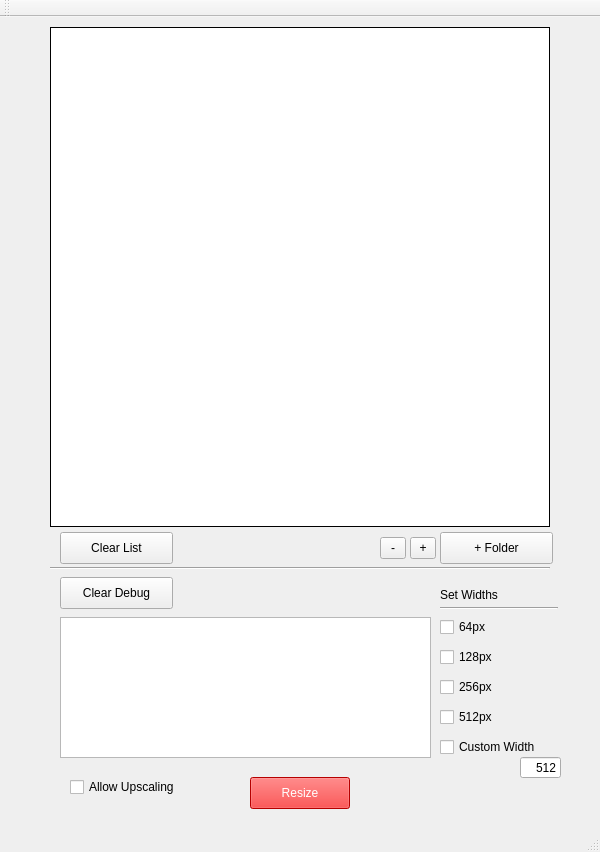
<?xml version="1.0" encoding="UTF-8"?>
<ui version="4.0">
 <class>MainWindow</class>
 <widget class="QMainWindow" name="MainWindow">
  <property name="geometry">
   <rect>
    <x>0</x>
    <y>0</y>
    <width>600</width>
    <height>852</height>
   </rect>
  </property>
  <property name="sizePolicy">
   <sizepolicy hsizetype="Fixed" vsizetype="Fixed">
    <horstretch>0</horstretch>
    <verstretch>0</verstretch>
   </sizepolicy>
  </property>
  <property name="windowTitle">
   <string>MainWindow</string>
  </property>
  <property name="styleSheet">
   <string notr="true"/>
  </property>
  <widget class="QWidget" name="centralWidget">
   <property name="sizePolicy">
    <sizepolicy hsizetype="Fixed" vsizetype="Fixed">
     <horstretch>0</horstretch>
     <verstretch>0</verstretch>
    </sizepolicy>
   </property>
   <widget class="QListWidget" name="FileList">
    <property name="geometry">
     <rect>
      <x>50</x>
      <y>10</y>
      <width>500</width>
      <height>500</height>
     </rect>
    </property>
    <property name="frameShape">
     <enum>QFrame::Box</enum>
    </property>
    <property name="frameShadow">
     <enum>QFrame::Plain</enum>
    </property>
    <property name="lineWidth">
     <number>1</number>
    </property>
    <property name="alternatingRowColors">
     <bool>true</bool>
    </property>
    <property name="selectionMode">
     <enum>QAbstractItemView::ExtendedSelection</enum>
    </property>
   </widget>
   <widget class="QPushButton" name="AddFolderButton">
    <property name="geometry">
     <rect>
      <x>440</x>
      <y>515</y>
      <width>113</width>
      <height>32</height>
     </rect>
    </property>
    <property name="text">
     <string>+ Folder</string>
    </property>
   </widget>
   <widget class="QToolButton" name="RemoveFileButton">
    <property name="geometry">
     <rect>
      <x>380</x>
      <y>520</y>
      <width>26</width>
      <height>22</height>
     </rect>
    </property>
    <property name="text">
     <string>-</string>
    </property>
    <property name="iconSize">
     <size>
      <width>16</width>
      <height>16</height>
     </size>
    </property>
    <property name="shortcut">
     <string>Backspace</string>
    </property>
   </widget>
   <widget class="QToolButton" name="AddFileButton">
    <property name="geometry">
     <rect>
      <x>410</x>
      <y>520</y>
      <width>26</width>
      <height>22</height>
     </rect>
    </property>
    <property name="text">
     <string>+</string>
    </property>
    <property name="iconSize">
     <size>
      <width>16</width>
      <height>16</height>
     </size>
    </property>
    <property name="toolButtonStyle">
     <enum>Qt::ToolButtonIconOnly</enum>
    </property>
   </widget>
   <widget class="Line" name="line">
    <property name="geometry">
     <rect>
      <x>50</x>
      <y>550</y>
      <width>500</width>
      <height>3</height>
     </rect>
    </property>
    <property name="orientation">
     <enum>Qt::Horizontal</enum>
    </property>
   </widget>
   <widget class="QLineEdit" name="NewWidth">
    <property name="enabled">
     <bool>true</bool>
    </property>
    <property name="geometry">
     <rect>
      <x>520</x>
      <y>740</y>
      <width>41</width>
      <height>21</height>
     </rect>
    </property>
    <property name="layoutDirection">
     <enum>Qt::LeftToRight</enum>
    </property>
    <property name="text">
     <string>512</string>
    </property>
    <property name="alignment">
     <set>Qt::AlignRight|Qt::AlignTrailing|Qt::AlignVCenter</set>
    </property>
   </widget>
   <widget class="QPushButton" name="ConfirmButton">
    <property name="geometry">
     <rect>
      <x>250</x>
      <y>760</y>
      <width>100</width>
      <height>32</height>
     </rect>
    </property>
    <property name="styleSheet">
     <string notr="true">.QPushButton
{
	background-color: red;
	color: white;
}</string>
    </property>
    <property name="text">
     <string>Resize</string>
    </property>
    <property name="shortcut">
     <string>Return</string>
    </property>
    <property name="flat">
     <bool>false</bool>
    </property>
   </widget>
   <widget class="QListWidget" name="DebugList">
    <property name="geometry">
     <rect>
      <x>60</x>
      <y>600</y>
      <width>371</width>
      <height>141</height>
     </rect>
    </property>
   </widget>
   <widget class="QPushButton" name="ClearDebug">
    <property name="geometry">
     <rect>
      <x>60</x>
      <y>560</y>
      <width>113</width>
      <height>32</height>
     </rect>
    </property>
    <property name="text">
     <string>Clear Debug</string>
    </property>
   </widget>
   <widget class="QPushButton" name="ClearFiles">
    <property name="geometry">
     <rect>
      <x>60</x>
      <y>515</y>
      <width>113</width>
      <height>32</height>
     </rect>
    </property>
    <property name="text">
     <string>Clear List</string>
    </property>
   </widget>
   <widget class="QCheckBox" name="SixtyFour">
    <property name="geometry">
     <rect>
      <x>440</x>
      <y>600</y>
      <width>86</width>
      <height>20</height>
     </rect>
    </property>
    <property name="text">
     <string>64px</string>
    </property>
   </widget>
   <widget class="QCheckBox" name="HundredTwentyEight">
    <property name="geometry">
     <rect>
      <x>440</x>
      <y>630</y>
      <width>86</width>
      <height>20</height>
     </rect>
    </property>
    <property name="text">
     <string>128px</string>
    </property>
   </widget>
   <widget class="QCheckBox" name="TwoHundred">
    <property name="geometry">
     <rect>
      <x>440</x>
      <y>660</y>
      <width>86</width>
      <height>20</height>
     </rect>
    </property>
    <property name="text">
     <string>256px</string>
    </property>
   </widget>
   <widget class="QCheckBox" name="FiveHundred">
    <property name="geometry">
     <rect>
      <x>440</x>
      <y>690</y>
      <width>86</width>
      <height>20</height>
     </rect>
    </property>
    <property name="text">
     <string>512px</string>
    </property>
   </widget>
   <widget class="QCheckBox" name="CustomWidth">
    <property name="geometry">
     <rect>
      <x>440</x>
      <y>720</y>
      <width>121</width>
      <height>20</height>
     </rect>
    </property>
    <property name="text">
     <string>Custom Width</string>
    </property>
   </widget>
   <widget class="QLabel" name="label">
    <property name="geometry">
     <rect>
      <x>440</x>
      <y>570</y>
      <width>111</width>
      <height>16</height>
     </rect>
    </property>
    <property name="text">
     <string>Set Widths</string>
    </property>
   </widget>
   <widget class="Line" name="line_2">
    <property name="geometry">
     <rect>
      <x>440</x>
      <y>590</y>
      <width>118</width>
      <height>3</height>
     </rect>
    </property>
    <property name="orientation">
     <enum>Qt::Horizontal</enum>
    </property>
   </widget>
   <widget class="QCheckBox" name="Upscaling">
    <property name="geometry">
     <rect>
      <x>70</x>
      <y>760</y>
      <width>131</width>
      <height>20</height>
     </rect>
    </property>
    <property name="text">
     <string>Allow Upscaling</string>
    </property>
   </widget>
  </widget>
  <widget class="QMenuBar" name="menuBar">
   <property name="geometry">
    <rect>
     <x>0</x>
     <y>0</y>
     <width>600</width>
     <height>22</height>
    </rect>
   </property>
  </widget>
  <widget class="QToolBar" name="mainToolBar">
   <attribute name="toolBarArea">
    <enum>TopToolBarArea</enum>
   </attribute>
   <attribute name="toolBarBreak">
    <bool>false</bool>
   </attribute>
  </widget>
  <widget class="QStatusBar" name="statusBar"/>
 </widget>
 <layoutdefault spacing="6" margin="11"/>
 <resources/>
 <connections/>
</ui>
